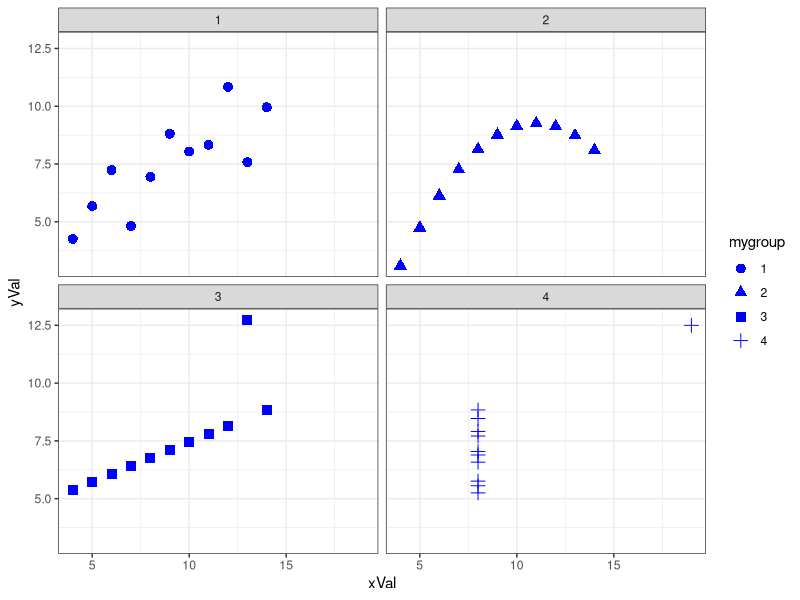

The R source for this figure: (Note: this script raises an error after producing the figure.)
## ---- chunk 1
knitr::opts_chunk$set(echo = TRUE, 
                      include = TRUE,
                      message = FALSE,
                      warning = FALSE)
#library(lubridate)
library(tidyverse)
theme_set(theme_bw())

## ---- chunk 2

anscombe

## ---- chunk 3

# calc mean and standard dev
mean = round(apply(anscombe,2, mean),3)
std_dev = round(apply(anscombe,2, sd), 3)

# create df of stats
anscombe_stats <- rbind(mean, std_dev) 

## ---- chunk 4

anscombe_stats

## ---- chunk 5

# create long df of anscombe data
mydata=with(anscombe,data.frame(xVal=c(x1,x2,x3,x4), 
                                yVal=c(y1,y2,y3,y4),
                                mygroup=gl(4,nrow(anscombe))))

## ---- chunk 6

ggplot(data = mydata, aes(x = xVal, y = yVal, shape = mygroup)) +
  geom_point(size = 3, colour = 'blue') +
  facet_wrap(~mygroup)

## ---- chunk 7

airparif <- read_rds("airparif_oct2017.rds")
str(airparif)

# make tidy
airparif.tidy <- airparif %>% 
  gather(PM10, PM25, NO2, O3, CO, 
         key = 'pollutant', value = 'value', 
         na.rm = TRUE) %>% 
  group_by(date, heure, pollutant) %>% 
  arrange(date)

airparif.tidy <- data.frame(airparif.tidy)
str(airparif.tidy)

## ---- chunk 8

tail(airparif.tidy)

## ---- chunk 9

# create plot
hg <- ggplot(data = airparif.tidy, aes(x = value))
hg 

# add geom
hg <- hg + geom_histogram()
hg

# add facets
hg + 
  facet_wrap(~pollutant)

# fix x-axis
hg + facet_wrap(~pollutant, scales = 'free_x')

## ---- chunk 10

head(airparif)

## ---- chunk 11

head(airparif.tidy)

## ---- chunk 12

# update data layer with new mapping
hg <- hg %+% aes(fill = pollutant)

# plot
hg + facet_wrap(~pollutant, scales = 'free_x')
## ---- chunk 13

hg + facet_grid(month~pollutant, scales = 'free_x')

## ---- chunk 14

# create boxplot var
bp <- ggplot(airparif.tidy, aes(month, value, fill = pollutant)) +
  geom_boxplot()

# we'll use this a lot  
fw <- facet_wrap(~pollutant, scales = 'free_y')

# monthly boxplot
bp + fw

# hourly boxplot
bp.h <- bp %+% aes(x = as.factor(heure)) 

bp.h + fw

## ---- chunk 15

# first, define thresholds for diff pollutants
PM10 <- c(25,50,90,180)
PM25 <- c(15,30,55,110)
NO2 <- c(50,100,200,400)
O3 <- c(60,120,180,240)
CO <- c(5000,7500, 10000, 20000)

# create df of levels
levels_h.df <- as.data.frame(cbind(PM10, PM25, NO2, O3, CO))
rownames(levels_h.df) <- c('low', 'medium', 'high', 'very high')

# set rownames as columns
library(data.table)
setDT(levels_h.df, keep.rownames = TRUE)

# rename rn column
colnames(levels_h.df)[1] <- "level"

# put in long format
levels_h.long <- levels_h.df %>% 
  gather('pollutant', 'value', 2:6)

# change col order
levels_h.long <- levels_h.long[, c(2,3,1)]

## ---- chunk 16

# add horizontal line & levels df
hl <- geom_hline(data = levels_h.long, 
                  aes(yintercept = value, group = pollutant), linetype = 2)

# without hlines
bp.h + fw

# with hlines
bp.h + fw + hl

## ---- chunk 17

# create a sample of 1000 obs

set.seed(888) 
sample <- subset(airparif, select = c(PM10, PM25, NO2, O3, CO, year))
sample <- sample[sample(1:nrow(sample),1000),]

## ---- chunk 18

# import library
library(GGally) 

# look at correlations
ggpairs(data=sample, # data.frame with variables
        title="Pollutant correlations") # title of the plot

## ---- chunk 19

ggpairs(data = sample, 
        lower = list(continuous = wrap("smooth", alpha=1/5, shape = I('.'), 
                                       colour ='blue')),
         title="Pollutant correlations")

## ---- chunk 20

# summarize df
ap.tidy.agg <- airparif.tidy %>% 
  group_by(date, pollutant) %>% 
  summarise(mean = mean(value))


# make wide df
ap.agg <- ap.tidy.agg %>%
  spread(pollutant, mean)

# scale by centering around mean
# for that pollutant
ap.scaled <- sapply(ap.agg[2:6], function(x) scale(x))

# convert to df
ap.scaled <- as.data.frame(ap.scaled)

# add back date
ap.scaled$date <- ap.agg$date

# make tidy
ap.scaled.tidy <- ap.scaled %>% 
  group_by(date) %>% 
  gather(key = 'pollutant', value = 'scale_value', 1:5) %>% 
  arrange(date)

head(ap.scaled.tidy)

## ---- chunk 21

# data munging

# scale by centering around mean
# for that pollutant
ap.h.scaled <- sapply(airparif[3:7], function(x) scale(x))

# convert to df
ap.h.scaled <- as.data.frame(ap.h.scaled)

# add back date & hour
ap.h.scaled$date <- airparif$date
ap.h.scaled$hour <- airparif$heure

# make tidy
ap.h.scaled.tidy <- ap.h.scaled %>% 
  group_by(date, hour)%>% 
  gather(key = 'pollutant', value = 'scale_value', 1:5) %>% 
  arrange(date)

head(ap.h.scaled.tidy)

## ---- chunk 22

# data layer
hm <- ggplot(data = ap.scaled.tidy, 
             aes(x = pollutant, y = as.factor(month(date))))

# add geom
hm <- hm +
  geom_tile(aes(fill = scale_value))
  
# add colour scale & plot
hm + scale_fill_gradient2(low="blue", high="darkorange", guide="colorbar")


## ---- chunk 23

# update df and y var
hm.h <- hm %+% ap.h.scaled.tidy + aes(y=hour)

# add colour scale & plot
hm.h + scale_fill_gradient2(low="blue", high="darkorange", guide="colorbar")

## ---- chunk 24

dec2016 <- airparif.tidy %>% 
  filter(year == 2016 & month == 12)

dec2016 <- data.frame(dec2016)
## ---- chunk 25

# create line plot
p <- ggplot(dec2016, aes(heure, value)) +
              geom_line(colour = 'darkgrey')
p + fw

# change default grouping
p <- p %+% aes(group = date)
p + fw

## ---- chunk 26

# Dec 2016 particulate data
dec2016_pm <- dec2016 %>% 
  filter(pollutant %in% c('PM10', 'PM25'))

# find index of max value in Dec
max_val <- which.max(dec2016_pm[,'value'])

# find date
max_date <- dec2016_pm[max_val, 'date']

# filter on this date
dec2016_pm_max <- dec2016 %>%
  filter(date == max_date)

## ---- chunk 27

# pollution spike df
p_spike <- geom_line(aes(heure, value, 
                         group = pollutant, 
                         colour = pollutant))

# plot pollution spike day
ggplot(data = dec2016_pm_max) + 
  p_spike + 
  fw

# create layer for other days
p_other <- geom_line(data = dec2016, 
                      aes(heure, value, group = date), 
                      colour = 'darkgrey')

# combine & plot
spag <- ggplot(data = dec2016_pm_max) + 
  p_other + 
  p_spike + 
  fw

spag

# add threshold lines
spag + hl

